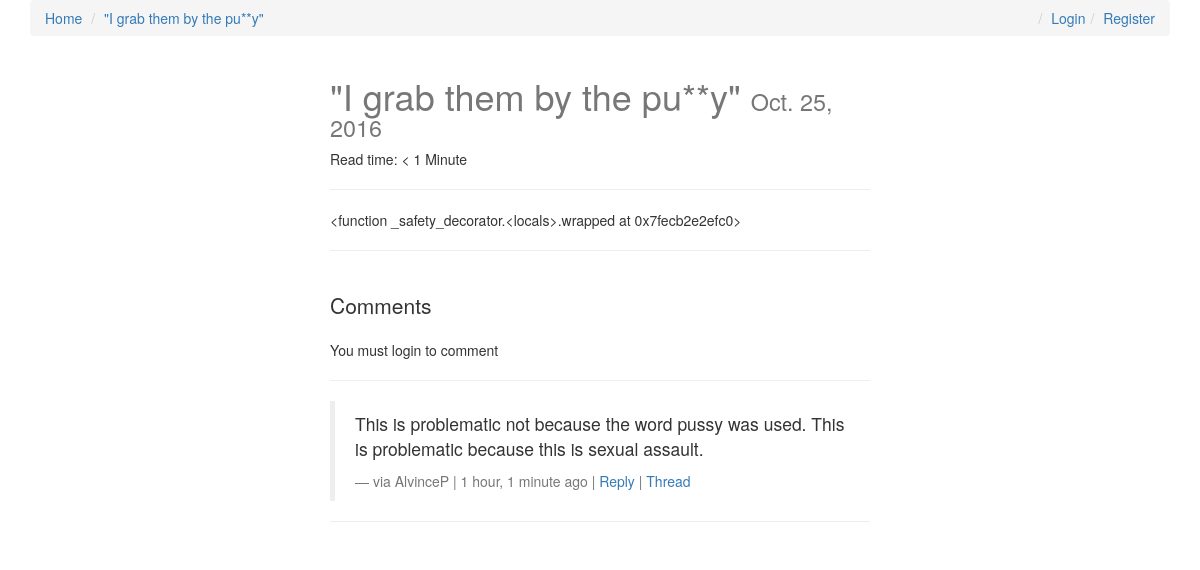
Screenshot of /3/ with the database file from the repository.
### posts/models.py (models this page shows, shortened)
class Post(models.Model):
    user = models.ForeignKey(settings.AUTH_USER_MODEL, default=1)
    title = models.CharField(max_length=120)
    slug = models.SlugField(unique=True)
    image = models.ImageField(upload_to=upload_location,
            null=True,
            blank=True,
            width_field="width_field",
            height_field="height_field")
    height_field = models.IntegerField(default=0)
    width_field = models.IntegerField(default=0)
    content = models.TextField()
    draft = models.BooleanField(default=False)
    publish = models.DateField(auto_now=False, auto_now_add=False)
    read_time =  models.IntegerField(default=0) # models.TimeField(null=True, blank=True) #assume minutes
    updated = models.DateTimeField(auto_now=True, auto_now_add=False)
    timestamp = models.DateTimeField(auto_now=False, auto_now_add=True)
    objects = PostManager()
    def get_absolute_url(self):
        return reverse("posts:detail", kwargs={"slug": self.slug})
    class Meta:
        ordering = ["-timestamp", "-updated"]
    def get_markdown(self):
        content = self.content
        markdown_text = markdown(content)
        return mark_safe(markdown_text)
    @property
    def comments(self):
        instance = self
        qs = Comment.objects.filter_by_instance(instance)
        return qs
    @property
    def get_content_type(self):
        instance = self
        content_type = ContentType.objects.get_for_model(instance.__class__)
        return content_type

### comments/models.py (models this page shows, shortened)
class Comment(models.Model):
    user        = models.ForeignKey(settings.AUTH_USER_MODEL, default=1)
    content_type = models.ForeignKey(ContentType, on_delete=models.CASCADE)
    object_id = models.PositiveIntegerField()
    content_object = GenericForeignKey('content_type', 'object_id')
    parent      = models.ForeignKey("self", null=True, blank=True)
    content     = models.TextField()
    timestamp   = models.DateTimeField(auto_now_add=True)
    objects = CommentManager()
    class Meta:
        ordering = ['-timestamp']
    def get_absolute_url(self):
        return reverse("comments:thread", kwargs={"id": self.id})
    def children(self): #replies
        return Comment.objects.filter(parent=self)

### posts/views.py (the view, shortened to what this page needs)
# urls.py: url(r'^(?P<slug>[\w-]+)/$', post_detail, name='detail'),
def post_detail(request, slug=None):
	instance = get_object_or_404(Post, slug=slug)
	if instance.publish > timezone.now().date() or instance.draft:
		if not request.user.is_staff or not request.user.is_superuser:
			raise Http404
	share_string = quote_plus(instance.content)
	initial_data = {
			"content_type": instance.get_content_type,
			"object_id": instance.id
	}
	form = CommentForm(request.POST or None, initial=initial_data)
	comments = instance.comments
	context = {
		"title": instance.title,
		"instance": instance,
		"share_string": share_string,
		"comments": comments,
		"comment_form":form,
	}
	return render(request, "post_detail.html", context)

### comments/models.py (called while the page is built)
    def filter_by_instance(self, instance):
        content_type = ContentType.objects.get_for_model(instance.__class__)
        obj_id = instance.id
        qs = super(CommentManager, self).filter(content_type=content_type, object_id= obj_id).filter(parent=None)
        return qs

### posts/templatetags/urlify.py (called while the page is built)
@register.filter
def urlify(value):
    return quote_plus(value)

### templates/post_detail.html (shortened to what this page needs)
{% extends "base.html" %}
{% load urlify %}
{% load crispy_forms_tags %}
 {% block post_detail_link %}
  <li><a href='{{ instance.get_absolute_url }}'>{{ instance.title }}</a></li>
  {% endblock %}
{% block content %}
<div class='col-sm-6 col-sm-offset-3'>
<h1>{{ title }} <small>{% if instance.draft %}<span style='color:red;'>Draft</span> {% endif %}{{ instance.publish }}</small></h1>
<p>Read time: {% if instance.read_time <= 1 %} < 1 Minute {% else %}{{ instance.read_time }} minutes {% endif %}</p>
<p><div class="fb-like" data-href="{{ request.build_absolute_uri }}" data-layout="button_count" data-action="like" data-show-faces="true" data-share="true"></div>
<hr/>
</p>
<div class='row'>
<div class='col-sm-12 '>
   <div class='post-detail-item'>{{ instance.get_markdown }}</div>
    <hr/>
    <br/>
    <div>
        <p class='lead'>Comments</p>
        {% if request.user.is_authenticated %}
        <form method="POST" action="."> {% csrf_token %}
            {{ comment_form|crispy }}
            <input type='submit' value='Post comment' class='btn btn-default'>
        </form>
        {% else %}
        <p>You must login to comment </p>
        {% endif %}
        <hr/>
        {% for comment in comments %}
        <blockquote>
          <p>{{ comment.content }}</p>
          <footer>via {{ comment.user }} | {{ comment.timestamp|timesince }} ago |  <a class='comment-reply-btn' href='#'>Reply</a> | <a class='' href='{{ comment.get_absolute_url }}'>Thread</a></footer>
        </blockquote>
        <hr/>
        {% endfor %}
    </div>
</div>
</div>
</div>
{% endblock content %}

### static/css/base.css (style rules this page uses)
h1 { color: #777777; }

### rows the page displays
Post: title "\"I grab them by the pu**y\"", publish "Oct. 25, 2016", get_markdown "<function _safety_decorator.<locals>.wrapped at 0x7fecb2e2efc0>"
Comment: content "This is problematic not because the word pussy was used. This is problematic because this is sexual assault.", user "AlvinceP", timestamp "1 hour, 1 minute"
